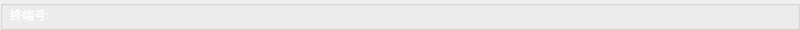
   <widget class="QGroupBox" name="groupBox_networkBg">
    <property name="geometry">
     <rect>
      <x>0</x>
      <y>0</y>
      <width>800</width>
      <height>30</height>
     </rect>
    </property>
    <property name="styleSheet">
     <string notr="true">QGroupBox#groupBox_networkBg{border:none;}
</string>
    </property>
    <property name="title">
     <string/>
    </property>
    <widget class="QLabel" name="label_link">
     <property name="geometry">
      <rect>
       <x>670</x>
       <y>8</y>
       <width>16</width>
       <height>16</height>
      </rect>
     </property>
     <property name="styleSheet">
      <string notr="true">image: url(:/images/link.gif);</string>
     </property>
     <property name="text">
      <string/>
     </property>
    </widget>
    <widget class="QLabel" name="label_connect">
     <property name="geometry">
      <rect>
       <x>560</x>
       <y>8</y>
       <width>16</width>
       <height>16</height>
      </rect>
     </property>
     <property name="styleSheet">
      <string notr="true">image: url(:/images/connect.gif);</string>
     </property>
     <property name="text">
      <string/>
     </property>
    </widget>
    <widget class="QLabel" name="label_terminalNumeber">
     <property name="geometry">
      <rect>
       <x>60</x>
       <y>5</y>
       <width>100</width>
       <height>20</height>
      </rect>
     </property>
     <property name="styleSheet">
      <string notr="true">color: rgb(255, 255, 255);
font: 600 11pt &quot;Ubuntu&quot;;</string>
     </property>
     <property name="text">
      <string/>
     </property>
    </widget>
    <widget class="QLabel" name="label_terminalNumeber_title">
     <property name="geometry">
      <rect>
       <x>10</x>
       <y>5</y>
       <width>50</width>
       <height>20</height>
      </rect>
     </property>
     <property name="styleSheet">
      <string notr="true">color: rgb(255, 255, 255);
font: 500 10pt &quot;Ubuntu&quot;;</string>
     </property>
     <property name="text">
      <string>终端号:</string>
     </property>
    </widget>
    <widget class="QLabel" name="label_dateTime">
     <property name="geometry">
      <rect>
       <x>275</x>
       <y>5</y>
       <width>250</width>
       <height>20</height>
      </rect>
     </property>
     <property name="styleSheet">
      <string notr="true">color: rgb(255, 255, 255);
font:500 12pt &quot;Ubuntu&quot;;</string>
     </property>
     <property name="text">
      <string/>
     </property>
     <property name="alignment">
      <set>Qt::AlignCenter</set>
     </property>
    </widget>
    <widget class="QLabel" name="label_connectName">
     <property name="geometry">
      <rect>
       <x>580</x>
       <y>5</y>
       <width>60</width>
       <height>20</height>
      </rect>
     </property>
     <property name="styleSheet">
      <string notr="true">color: rgb(255, 255, 255);
font:500 10pt &quot;Ubuntu&quot;;</string>
     </property>
     <property name="text">
      <string/>
     </property>
    </widget>
    <widget class="QLabel" name="label_linkName">
     <property name="geometry">
      <rect>
       <x>690</x>
       <y>5</y>
       <width>90</width>
       <height>20</height>
      </rect>
     </property>
     <property name="styleSheet">
      <string notr="true">color: rgb(255, 255, 255);
font:500 10pt &quot;Ubuntu&quot;;</string>
     </property>
     <property name="text">
      <string/>
     </property>
    </widget>
    <widget class="QLabel" name="label_connect01">
     <property name="geometry">
      <rect>
       <x>560</x>
       <y>8</y>
       <width>16</width>
       <height>16</height>
      </rect>
     </property>
     <property name="styleSheet">
      <string notr="true">image: url(:/images/connect01.gif);</string>
     </property>
     <property name="text">
      <string/>
     </property>
    </widget>
    <widget class="QLabel" name="label_connect02">
     <property name="geometry">
      <rect>
       <x>560</x>
       <y>8</y>
       <width>16</width>
       <height>16</height>
      </rect>
     </property>
     <property name="styleSheet">
      <string notr="true">image: url(:/images/connect02.gif);</string>
     </property>
     <property name="text">
      <string/>
     </property>
    </widget>
    <widget class="QLabel" name="label_unconnect">
     <property name="geometry">
      <rect>
       <x>560</x>
       <y>8</y>
       <width>16</width>
       <height>16</height>
      </rect>
     </property>
     <property name="styleSheet">
      <string notr="true">image: url(:/images/unconnect.gif);</string>
     </property>
     <property name="text">
      <string/>
     </property>
    </widget>
    <widget class="QLabel" name="label_unlink">
     <property name="geometry">
      <rect>
       <x>670</x>
       <y>8</y>
       <width>16</width>
       <height>16</height>
      </rect>
     </property>
     <property name="styleSheet">
      <string notr="true">image: url(:/images/unlink.gif);</string>
     </property>
     <property name="text">
      <string/>
     </property>
    </widget>
    <widget class="QLabel" name="label_network">
     <property name="geometry">
      <rect>
       <x>560</x>
       <y>8</y>
       <width>16</width>
       <height>16</height>
      </rect>
     </property>
     <property name="styleSheet">
      <string notr="true">image: url(:/images/network.gif);</string>
     </property>
     <property name="text">
      <string/>
     </property>
    </widget>
    <widget class="QLabel" name="label_4G">
     <property name="geometry">
      <rect>
       <x>560</x>
       <y>8</y>
       <width>16</width>
       <height>16</height>
      </rect>
     </property>
     <property name="styleSheet">
      <string notr="true">image: url(:/images/4G.gif);</string>
     </property>
     <property name="text">
      <string/>
     </property>
    </widget>
   </widget>
